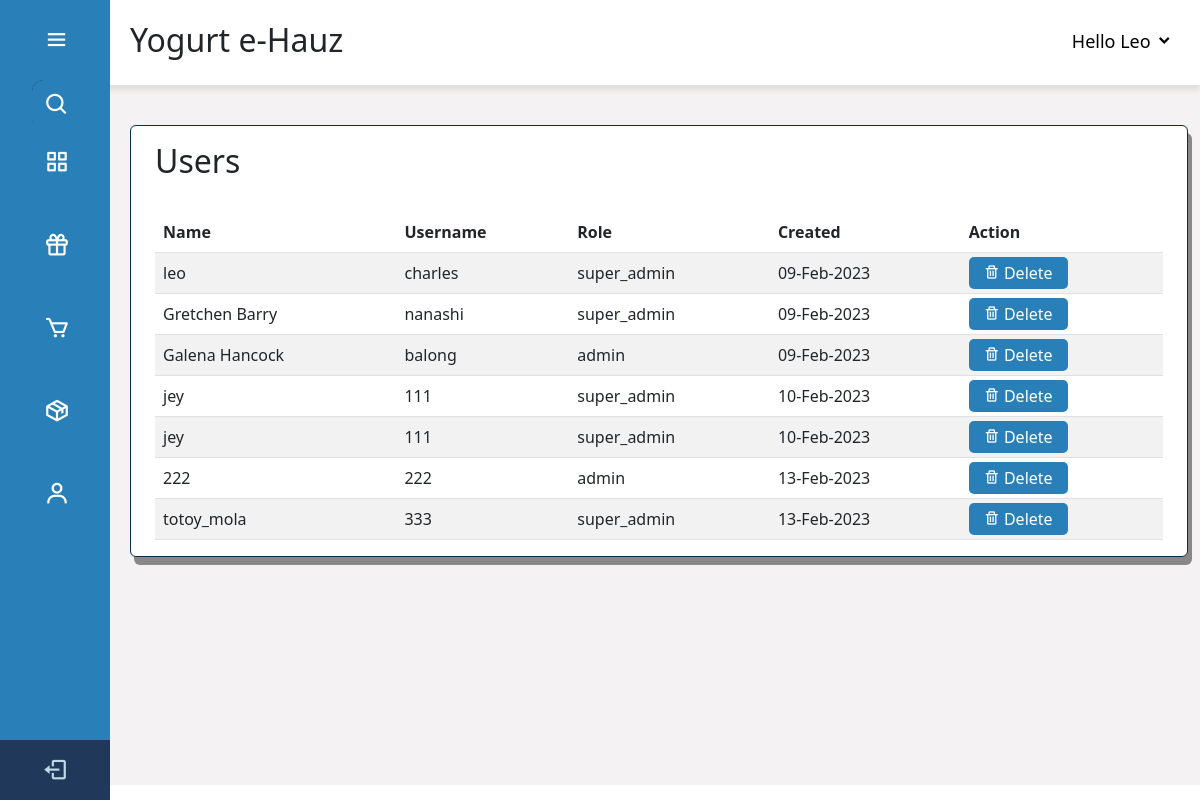
The page /pages/admin/dashboard/user_accounts.php (signed in) on the database its author committed.
### tables this page shows
CREATE TABLE `users` (
  `id` int(11) NOT NULL,
  `name` varchar(100) NOT NULL,
  `username` varchar(100) NOT NULL,
  `password` varchar(100) NOT NULL,
  `role` varchar(100) NOT NULL,
  `created` timestamp NOT NULL DEFAULT current_timestamp() ON UPDATE current_timestamp()
);

### pages/admin/dashboard/user_accounts.php (the view, shortened to what this page needs)
<?php
include_once('../../customer/config.php');
?>
<!DOCTYPE html>
<html>
  <head>
    <link rel="stylesheet" href="css/user_accounts.css" />
    <link href="https://unpkg.com/boxicons@2.0.7/css/boxicons.min.css" rel="stylesheet"/>
    <link href="https://cdn.jsdelivr.net/npm/bootstrap@5.2.3/dist/css/bootstrap.min.css" rel="stylesheet"/>
  </head>
  <body>
    <div class="sidebar">
      <div class="logo-details">
        <i class="bx bx-menu" id="btn"></i>
      </div>
      <ul class="nav-list">
        <li >
          <i class="bx bx-search" ></i>
        </li>
        <li>
          <a href="dashboard.php">
            <i class="bx bx-grid-alt"></i>
          </a>
        </li>
        <?php if($_SESSION['ROLE'] == 'super_admin'){ ?>
        <li>
          <a href="adminProduct.php">
            <i class='bx bx-gift'></i>
          </a>
        </li>
        <li>
          <a href="adminOrders.php">
            <i class='bx bx-cart'></i>
          </a>
        </li>
        <li>
          <a href="adminStocks.php">
            <i class='bx bx-package'></i>
          </a>
        </li>
        <?php } ?>
        <li>
          <a href="#">
            <i class="bx bx-user"></i>
          </a>
        </li>
        <li class="profile" style="background-color: #000;">
          <div class="complete_name"> Hello <?php echo ucwords($_SESSION['NAME']); ?></div>
          <i class="bx bx-log-out" id="log_out" ><a href="../api/logout.php"></a></i>
        </li>
      </ul>
    </div>
    <section class="header">
      <h2>Yogurt e-Hauz <b id="complete_name"></b></h2>
      <div class="dropdown" id="#complete_name">
        <button class="dropbtn" id="name">
          Hello <?php echo ucwords($_SESSION['NAME']);  ?> <i class="bx bxs-chevron-down"></i>
        </button>
      </div>
    </section>
    <section class="container">
      <div id="contents" style="background-color: #E4E9F7">
        <div class="card" id="enrollees">
          <?php if($_SESSION['ROLE'] == 'super_admin'){ ?>
          <main role="super_admin" class="col-md-9 ml-sm-auto col-lg-10 pt-3 px-4" style="width: 100%;">
            <div class="d-flex justify-content-between flex-wrap flex-md-nowrap align-items-center pb-2 mb-3">
              <h3 class="h2">Users</h3>
            </div>
            <div class="table-responsive">
              <table class="table table-striped">
                <thead>
                <tr>
                <th>Name</th>
                <th>Username</th>
                <th>Role</th>
                <th>Created</th>
                <th>Action</th>
                </tr>
                </thead>
                <tbody>
                  <?php
                    if ($_SESSION['ROLE'] == "super_admin") {
                        $query = "SELECT * FROM users";
                    }else{
                        $role = $_SESSION['ROLE'];
                        $query = "SELECT * FROM users WHERE role = '$role'";
                          }
                        $result = $con->query($query);
                    if ($result->num_rows > 0) {
                    while ($row = $result->fetch_array()) {
                  ?>
                  <tr>
                  <td><?php echo $row['name']?></td>
                  <td><?php echo $row['username']?></td>
                  <td><?php echo $row['role']?></td>
                  <td><?php echo date('d-M-Y', strtotime($row['created']))?></td>
                  <td>
                    <a href="user_accounts.php?delete=<?php echo $row['id']; ?>" class="delete-btn" id="delete-btn" onclick="return confirm('are your sure you want to delete this?');"> <i class='bx bx-trash'></i></i> Delete </a>
                  </td>
                  </tr>
                  <?php	}
                  }else{
                    echo "<h2>No record found!</h2>";
                  } ?>
                </tbody>
              </table>
            </div>
          </main><?php } ?>
        </div>
      </div>
    </section>
  </body>
</html>

### pages/admin/dashboard/css/user_accounts.css (style rules this page uses)
.sidebar { position: fixed; left: 0; top: 0; height: 100%; width: 110px; background: #2980b9; padding-right: 30px; z-index: 99; transition: all 0.5s ease; }
.sidebar .logo-details { height: 80px; margin-left: 10%; width: 100%; display: flex; align-items: center; position: relative; text-align: center; }
.sidebar .logo-details #btn { position: absolute; top: 50%; right: 0; margin-right: 8%; transform: translateY(-50%); font-size: 22px; transition: all 0.4s ease; font-size: 23px; text-align: center; cursor: pointer; transition: all 0.5s ease; }
.sidebar i { color: #fff; height: 60px; min-width: 50px; font-size: 28px; text-align: center; line-height: 60px; }
.sidebar .nav-list { height: 100%; width: 100%; }
.sidebar li { position: relative; margin-bottom: 8px; list-style: none; }
.sidebar li i { font-size: 26px !important; margin-bottom: 25px !important; }
.logo-details i { font-size: 26px !important; }
.sidebar .bx-search { position: absolute; top: 50%; left: 0; transform: translateY(-50%); font-size: 22px; background: #2980b9; color: #FFF; border-style: none; border-radius: -10px !important; }
.sidebar li a { display: flex; height: 100%; width: 100%; border-radius: 12px; align-items: center; text-decoration: none; transition: all 0.4s ease; background: #2980b9; }
.sidebar li i { height: 50px; line-height: 50px; font-size: 18px; border-radius: 12px; }
.sidebar li.profile { position: fixed; height: 60px; width: 110px; left: 0; bottom: -8px; padding: 10px 14px; background: #1d1b31; opacity: 70% ; transition: all 0.5s ease; overflow: hidden; }
.sidebar .profile #log_out { position: absolute; top: 50%; right: 0; transform: translateY(-50%); background: #1d1b31; width: 100%; height: 60px; line-height: 60px; border-radius: 0px; transition: all 0.5s ease; }
.complete_name { padding-top: 5px !important; }
.header { transition: all 0.5s ease; background-color: #fff; box-shadow: 0 5px 5px #e3dddd; height: 85px; z-index: 2; padding-left: 130px; position: relative; width: 100%; }
.header h2 { line-height: 80px; display: inline-block; }
.container { background-color: #f4f2f2; position: relative; padding-left: 130px !important; height: 700px; min-width: 100% !important; padding-top: 40px; }
.container .card { background-color: #f5f5f5; box-shadow: 4px 8px #888888; border-style: solid; border-color: #063247; }
.dropbtn { background-color: white; color: black; padding: 16px; font-size: 18px; line-height: 19px; border: none; }
.dropdown { position: relative; float: right; line-height: 30px; list-style: none; border-radius: 5px; background-color: #f5f5f5; margin-right: 1%; margin-top: 15px; }
#delete-btn { background-color: #2980b9; border-style: none; text-decoration: none; border-radius: 5px; padding: 5px 15px; color: #fff; }
#enrollees { background-color: #fff; }

### rows shown on the page
users: name "leo", username "charles", role "super_admin", created "09-Feb-2023"
users: name "Gretchen Barry", username "nanashi", role "super_admin", created "09-Feb-2023"
users: name "Galena Hancock", username "balong", role "admin", created "09-Feb-2023"
users: name "jey", username "111", role "super_admin", created "10-Feb-2023"
users: name "jey", username "111", role "super_admin", created "10-Feb-2023"
users: name "222", username "222", role "admin", created "13-Feb-2023"
users: name "totoy_mola", username "333", role "super_admin", created "13-Feb-2023"

### other values the page prints
$_SESSION['NAME'] "Leo"
